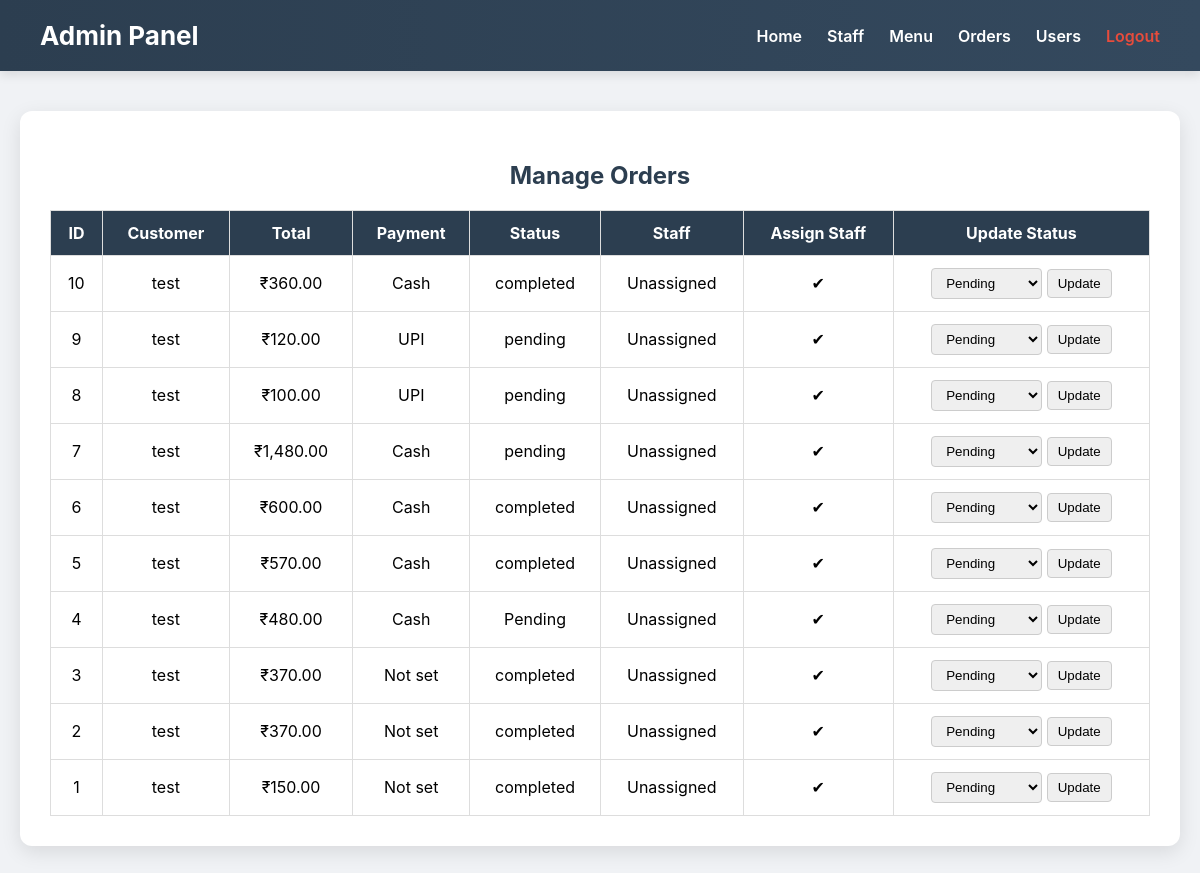
/view_orders.php (signed in), run on an earlier commit of the app's database.
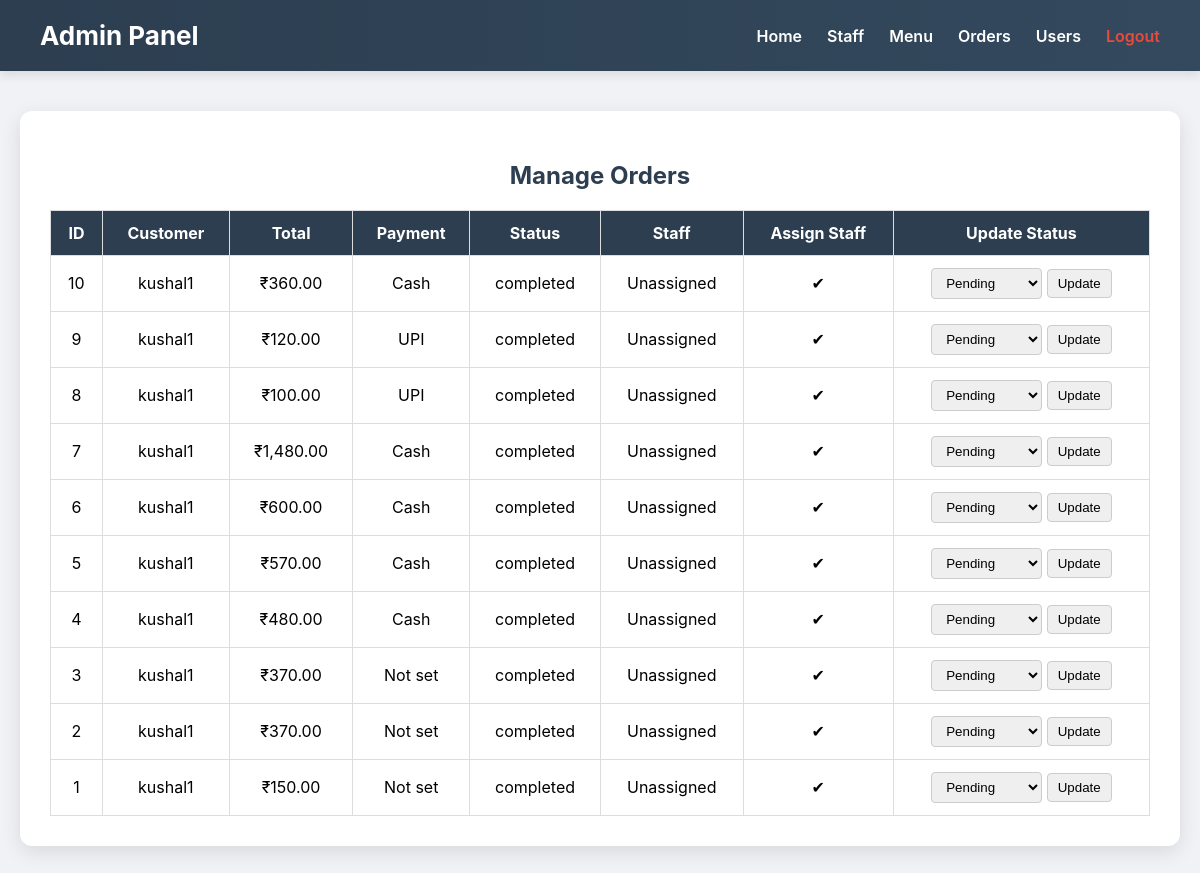
And on a later commit of the database.
### tables this page shows
CREATE TABLE `orders` (
  `id` int(11) NOT NULL,
  `user_id` int(11) DEFAULT NULL,
  `order_date` datetime DEFAULT current_timestamp(),
  `order_details` text DEFAULT NULL,
  `total` decimal(10,2) NOT NULL,
  `status` varchar(50) DEFAULT NULL,
  `assigned_staff_id` int(11) DEFAULT NULL,
  `payment_method` varchar(50) DEFAULT NULL
);

CREATE TABLE `users` (
  `id` int(11) NOT NULL,
  `username` varchar(50) NOT NULL,
  `password` varchar(255) NOT NULL,
  `role` enum('admin','staff','user') DEFAULT 'user'
);

### view_orders.php (the view, shortened to what this page needs)
<?php
include 'db_connect.php';
$orders = $conn->query("
    SELECT o.*, u.username AS customer_name, s.name AS staff_name
    FROM orders o
    JOIN users u ON o.user_id = u.id
    LEFT JOIN staff s ON o.assigned_staff_id = s.id
    ORDER BY o.order_date DESC
")->fetchAll(PDO::FETCH_ASSOC);
$staffList = $conn->query("SELECT id, name FROM staff")->fetchAll(PDO::FETCH_ASSOC);
?>
<!DOCTYPE html>
<html lang="en">
<head>
</head>
<body>
<div class="navbar">
    <h1>Admin Panel</h1>
    <ul>
        <li><a href="admin_dashboard.php">Home</a></li>
        <li><a href="manage_staff.php">Staff</a></li>
        <li><a href="manage_menu.php">Menu</a></li>
        <li><a href="view_orders.php">Orders</a></li>
        <li><a href="manage_users.php">Users</a></li>
        <li><a class="logout" href="logout.php">Logout</a></li>
    </ul>
</div>
<div class="container">
    <h2>Manage Orders</h2>
    <table>
        <thead>
        <tr>
            <th>ID</th>
            <th>Customer</th>
            <th>Total</th>
            <th>Payment</th>
            <th>Status</th>
            <th>Staff</th>
            <th>Assign Staff</th>
            <th>Update Status</th>
        </tr>
        </thead>
        <tbody>
        <?php foreach ($orders as $order): ?>
            <tr>
                <td><?= $order['id'] ?></td>
                <td><?= htmlspecialchars($order['customer_name']) ?></td>
                <td>₹<?= number_format($order['total'], 2) ?></td>
                <td><?= $order['payment_method'] ?? 'Not set' ?></td>
                <td><?= htmlspecialchars($order['status']) ?></td>
                <td><?= $order['staff_name'] ?? 'Unassigned' ?></td>
                <td>
                    <?php if (!$order['assigned_staff_id']): ?>
                        <form method="post">
                            <input type="hidden" name="order_id" value="<?= $order['id'] ?>">
                            <select name="staff_id" required>
                                <option value="">Select</option>
                                <?php foreach ($staffList as $staff): ?>
                                    <option value="<?= $staff['id'] ?>"><?= htmlspecialchars($staff['name']) ?></option>
                                <?php endforeach; ?>
                            </select>
                            <button type="submit" name="assign_staff">Assign</button>
                        </form>
                    <?php else: ?>
                        ✔
                    <?php endif; ?>
                </td>
                <td>
                    <form method="post">
                        <select name="status">
                            <option <?= $order['status'] === 'Pending' ? 'selected' : '' ?>>Pending</option>
                        </select>
                        <button type="submit" name="update_status">Update</button>
                    </form>
                </td>
            </tr>
        <?php endforeach; ?>
        </tbody>
    </table>
</div>
</body>
</html>

What changed in the data, as far as the page shows it:
changed through a linked row, orders id 10: user.username "test" → "kushal1"
changed orders id 9: user.username "test" → "kushal1"; status "pending" → "completed"
changed orders id 8: user.username "test" → "kushal1"; status "pending" → "completed"
changed orders id 7: user.username "test" → "kushal1"; status "pending" → "completed"
changed through a linked row, orders id 6: user.username "test" → "kushal1"
changed through a linked row, orders id 5: user.username "test" → "kushal1"
changed orders id 4: user.username "test" → "kushal1"; status "Pending" → "completed"
changed through a linked row, orders id 3: user.username "test" → "kushal1"
changed through a linked row, orders id 2: user.username "test" → "kushal1"
changed through a linked row, orders id 1: user.username "test" → "kushal1"
